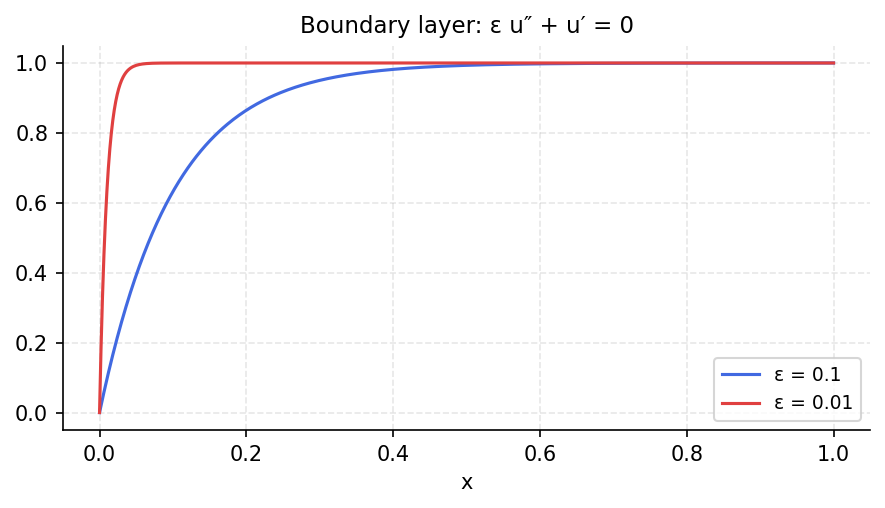

Write Python code to recreate this figure.
"""Boundary layer: advection-diffusion equation.

Solves eps*u'' + u' = 0, u(0)=0, u(1)=1 for small eps.
Exact: u = (1 - exp(-x/eps)) / (1 - exp(-1/eps)).

Credit: Inspired by Chebfun ode-linear/BoundaryLayer.m.
Original MATLAB Chebfun: Copyright 2017 by The University of Oxford and
The Chebfun Developers. See https://www.chebfun.org/ for Chebfun information.
"""
import os; os.environ.setdefault("XLA_PYTHON_CLIENT_PREALLOCATE", "false")

import matplotlib
matplotlib.use("Agg")
import matplotlib.pyplot as plt
import jax.numpy as jnp
import numpy as np
import sys, os
sys.path.insert(0, os.path.join(os.path.dirname(__file__), '..', '..', 'src'))

import chebfunjax as cj
from chebfunjax.plotting import plot
from chebfunjax.operators.chebop import Chebop


def run():
    print("=" * 60)
    print("Boundary layer: eps*u'' + u' = 0")
    print("=" * 60)

    for eps in [0.1, 0.01]:
        print(f"\n--- eps = {eps} ---")
        exact = lambda x, e=eps: (1.0 - jnp.exp(-x / e)) / (1.0 - jnp.exp(-1.0 / e))
        N = Chebop(lambda x, u, e=eps: e * u.diff(2) + u.diff(), domain=(0.0, 1.0))
        N.lbc = 0.0
        N.rbc = 1.0
        u = N.solve(0.0)
        print(f"  Chebfun length: {len(u)}")

        x_test = jnp.linspace(0.0, 1.0, 500)
        exact_vals = exact(x_test)
        err = float(jnp.max(jnp.abs(u(x_test) - exact_vals)))
        print(f"  Max error vs exact: {err:.2e}")
        assert err < 1e-7, f"eps={eps} error too large: {err}"

        # Verify boundary conditions
        assert abs(float(u(jnp.array(0.0)))) < 1e-10
        assert abs(float(u(jnp.array(1.0))) - 1.0) < 1e-10

        # Find the boundary layer width (where u goes from 0.1 to 0.9)
        # Approximately at x ~ eps * log(9), but let us use roots
        f_01 = u - 0.1
        f_09 = u - 0.9
        r01 = np.array(f_01.roots())
        r09 = np.array(f_09.roots())
        if len(r01) > 0 and len(r09) > 0:
            bl_width = float(r09[0]) - float(r01[0])
            print(f"  BL width (10%-90%): {bl_width:.6f}")

    # --- Plots -------------------------------------------------------
    _here = os.path.dirname(os.path.abspath(__file__))
    import matplotlib.pyplot as _plt
    import numpy as _np
    fig, ax = _plt.subplots(figsize=(6, 3.5))
    _colors = ["#4169E1", "#E04040"]
    for _eps, _col in zip([0.1, 0.01], _colors):
        _exact = lambda x, e=_eps: (1.0 - _np.exp(-x / e)) / (1.0 - _np.exp(-1.0 / e))
        _xs = _np.linspace(0.0, 1.0, 500)
        ax.plot(_xs, _exact(_xs), color=_col, linewidth=1.5,
                label=f"ε = {_eps}")
    ax.set_title("Boundary layer: ε u″ + u′ = 0", fontsize=11)
    ax.set_xlabel("x", fontsize=10)
    ax.legend(fontsize=9)
    ax.grid(True, alpha=0.3, linestyle="--")
    ax.spines["top"].set_visible(False)
    ax.spines["right"].set_visible(False)
    fig.set_facecolor("white")
    fig.tight_layout()
    fig.savefig(os.path.join(_here, "boundary_layer.png"),
                dpi=150, bbox_inches="tight")
    _plt.close(fig)

    print("\nAll assertions passed.")
    return True


if __name__ == "__main__":
    run()
